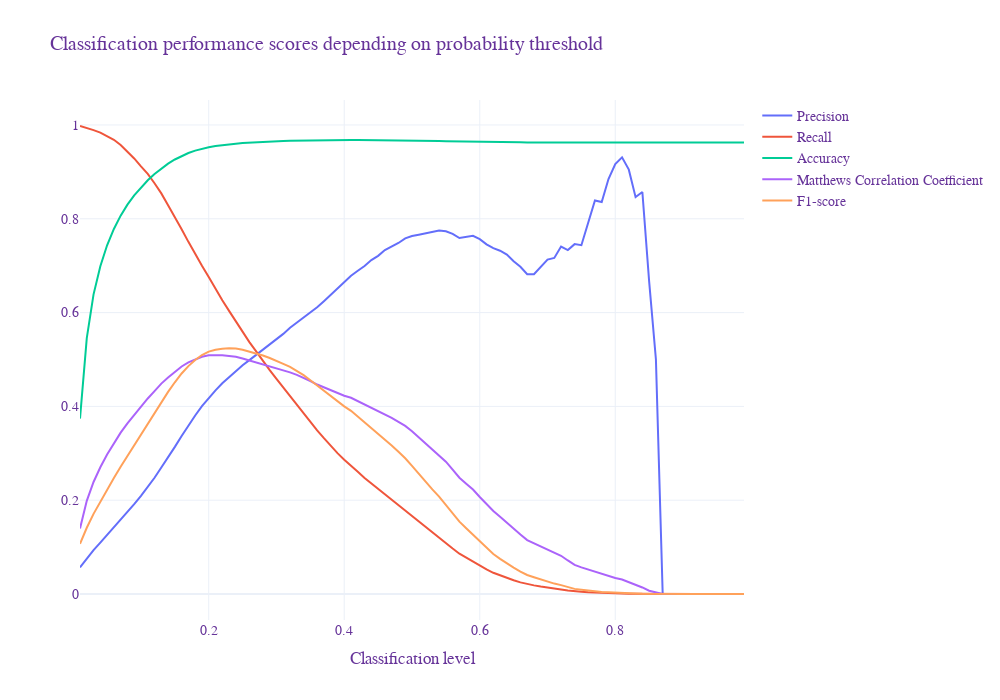

Here is the notebook cell this chart was saved with:
### Code cell
find_threshold = True

y_probs = pd.Series(clf.predict_proba(X_test)[:,1], index=test_df.index)

if find_threshold:
    precision, recall, mcc, accuracy, f1, threshold = test_optimal_threshold(y_probs, y_test)
else:
    print('No threshold search')
